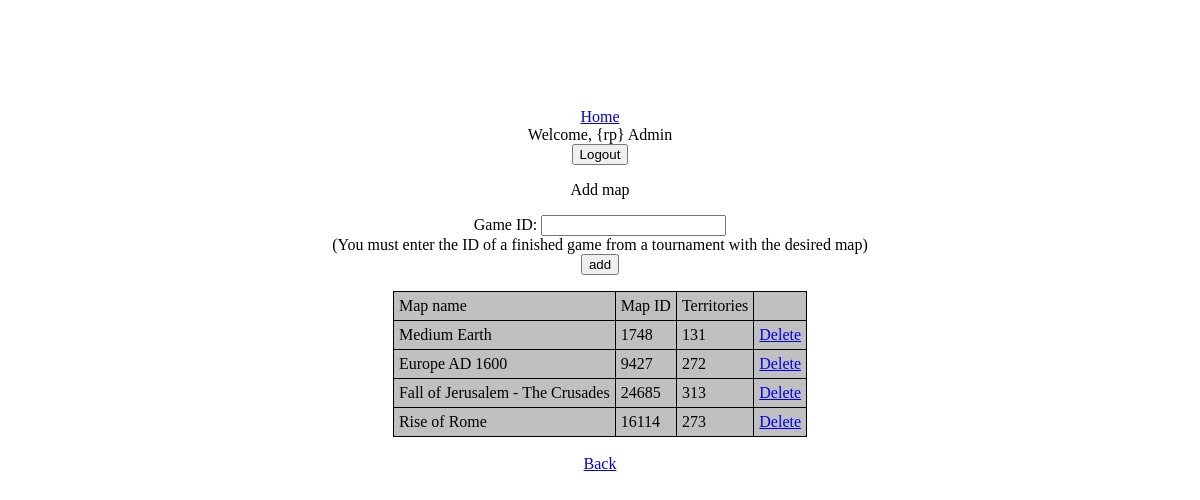
The page /add_map.php (signed in) on the database its author committed.
### tables this page shows
CREATE TABLE IF NOT EXISTS `players` (
  `ID` int(10) NOT NULL AUTO_INCREMENT,
  `mail` varchar(50) NOT NULL,
  `wl_id` varchar(20) NOT NULL,
  `pwd` varchar(50) NOT NULL,
  `role` varchar(15) NOT NULL,
  `name` varchar(50) NOT NULL,
  `member` varchar(1) NOT NULL,
  `color` varchar(7) NOT NULL,
  `headline` text NOT NULL,
  `clan` varchar(50) NOT NULL,
  `profile_pic` varchar(5) NOT NULL,
  PRIMARY KEY (`ID`)
);

CREATE TABLE IF NOT EXISTS `maps` (
  `ID` int(11) NOT NULL AUTO_INCREMENT,
  `wl_id` varchar(20) NOT NULL,
  `name` varchar(50) NOT NULL,
  `n_territories` varchar(4) NOT NULL,
  `pic` varchar(10) NOT NULL,
  PRIMARY KEY (`ID`)
);

### functions/db_functions.php (called while the page is built, shortened)
<?php
function condb(){
    include("mysql_config.php");
    $mysqli = new mysqli($host, $username, $password, $database);
    return $mysqli;
}
function query_db($table, $keys, $queried_key, $single){
    $mysqli = condb();
    $return_val = NULL;
    if($keys != NULL){
	$n_keys=1;
	$w_keys=" WHERE ";
	foreach($keys as $key=>$value){
            $w_keys.= "`".$key."` = '".$value."'";
	}
    }else{
        $w_keys = "";
    }
    $query="SELECT $queried_key FROM `".$table."`".$w_keys;
    if($result = $mysqli->query($query)){
        $num = $result->num_rows;
        switch ($num){
            case 1:
                if($single){
                    $data = $result->fetch_assoc();
                    $string = $data[$queried_key];
                    $return_val = $string;
                }else{
                    $return_val = $result->fetch_assoc();
                }
                break;
            default :
                if($single){
                    $return_val_arr = $result->fetch_assoc();
                    $return_val = $return_val_arr[0];
                }else{
                    $result_arr = array();
                    while ($row = $result->fetch_assoc()){
                        if($queried_key == "*"){
                            $result_arr[] = $row;
                        }else{
                            $result_arr[] = $row[$queried_key];
                        }
                    }
                    $return_val = $result_arr;
                }
                break;
        }
    }else{
        header("Location: error.php?err=ALERT! Error getting $w_keys with value $value from $table");
        $return_val = NULL;
    }
    $thread = $mysqli->thread_id;
    return $return_val;
}

### add_map.php (the view, shortened to what this page needs)
<?php
include("header.php");
?>
<p>Add map</p>
<form action="add_map.php" method="get">
Game ID: <input type="text" name="game_id"><br>
(You must enter the ID of a finished game from a tournament with the desired map) <br/>
<input type="Submit" name="action" value="add">
</form>
<?php
echo '<table>';
echo '<tr><td>Map name</td><td>Map ID</td><td>Territories</td><td></td></tr>';
$maps = query_db("maps", NULL, "*", FALSE);
if($maps){
    foreach ($maps as $map){
        $name = $map['name'];
        $wl_id = $map['wl_id'];
        $territories = $map['n_territories'];
        echo "<tr><td>$name</td><td>$wl_id</td><td>$territories</td>";
        if($role == ROLE_ADMIN){
            echo "<td><a href=\"add_map.php?game_id=$wl_id&action=delete\">Delete</a></td>";
        }
        echo "</tr>";
    }
}
echo '</table>';
?>
<br /><a href="index.php">Back</a>
<?php include("footer.php");?>

### header.php (shortened to what this page needs)
<html>
    <head>
        <link rel="stylesheet" type="text/css" href="style.css">
    </head>
    <body>
        <div class="main">
<?php
include("functions/db_functions.php");
if(isset($_SESSION["mail"])){
    $loged=FALSE;
    $pass=$_SESSION["pass"];
    $m_search = array("mail"=>$_SESSION["mail"]);
    $db_pwd = query_db('players', $m_search, 'pwd', TRUE);
    $role = query_db('players', $m_search, 'role', TRUE);
    if( ($db_pwd == $pass) && ($role < ROLE_UNCONFIRMED) ){
        $loged = TRUE;
    }elseif( ($db_pwd == $pass) && ($role == ROLE_UNCONFIRMED) ){
        $confirmed="pending";
    }else{
        $confirmed="wrong";
    }
} else {
    $loged=FALSE;
    $confirmed = "";
}
if($loged == FALSE){
    if($confirmed=="pending"){
            echo "Welcome, ".query_db("players",$m_search,"name",TRUE)."<br/>";
            echo "Your login is valid, but your account has not been validated yet."
            . "</br> You need to contact an admin of {rp} before you can access the system.";?>
            <form name=login action=index.php method=post>
                    <input name=action type=submit value="Logout">
            </form>
    <?php }else{
            if($confirmed=="wrong"){
                echo "Login incorrect<br/>";
            }
    echo "You must log in";
        include("intro.php");
    }
    include("footer.php");
}else{
    echo "<a href='http://www.veintegenarios.net/wl/'>Home</a><br/>";
    echo "Welcome, ".query_db("players",$m_search,"name",TRUE);
    ?>
    <form name=login action=index.php method=post>
            <input name=action type=submit value="Logout">
    </form>
    <?php
}

### style.css (style rules this page uses)
body { position: relative; top: 100px; text-align: center; }
table { margin-left: auto; margin-right: auto; border-collapse: collapse; background-color: #C0C0C0; }
tr, td { border: 1px solid black; padding: 5px; }

### rows shown on the page
players: name "{rp} Admin"
maps: name "Medium Earth", wl "1748", n_territories "131"
maps: name "Europe AD 1600", wl "9427", n_territories "272"
maps: name "Fall of Jerusalem - The Crusades", wl "24685", n_territories "313"
maps: name "Rise of Rome", wl "16114", n_territories "273"
